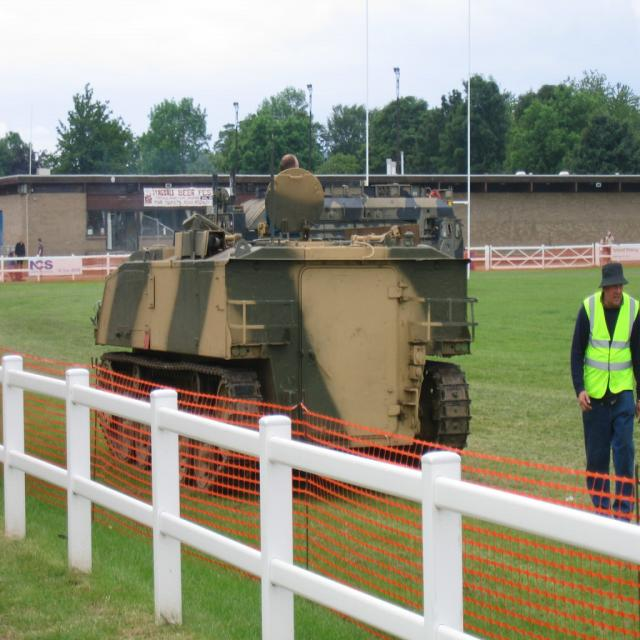
#> input picture model/object_detection_model/dataset/test/images/00f772b75be12ddc_jpg.rf.026a95cd1df8ae51caa1f77543f5a677.jpg, 640 x 640 px; its folder holds only this picture in this run
$ python resize_images.py
#> lines starting #> are read from the running program, lines starting #| are printed output that depends on the picture
from PIL import Image
import os

input_folder = "images"
output_folder = "resized_images"
target_size = (128, 128)
quality = 85


def resize_images(input_dir, output_dir, size, quality=85):
#> called with input_dir = 'images', output_dir = 'resized_images', size = (128, 128), quality = 85
    if not os.path.exists(output_dir):
        os.makedirs(output_dir)

    for root, dirs, files in os.walk(input_dir):
        for filename in files:
            if filename.lower().endswith((".jpg", ".jpeg", ".png")):
                input_path = os.path.join(root, filename)

                rel_path = os.path.relpath(input_path, input_dir)
                output_path = os.path.join(output_dir, rel_path)

                os.makedirs(os.path.dirname(output_path), exist_ok=True)

                with Image.open(input_path) as img:
#> img is the input picture: PIL image 640x640 RGB; mean R, G, B 143.8, 142.9, 122.9
                    resized_img = img.resize(size)
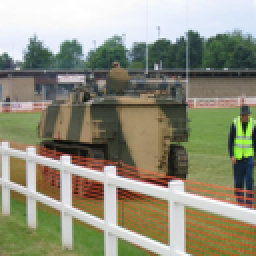
#> resized_img: PIL image 128x128 RGB (shown 2 times larger); mean R, G, B 143.8, 142.9, 122.9
                    if filename.lower().endswith(".png"):
                        resized_img.save(output_path)
                    else:
                        resized_img.save(output_path, quality=quality)

                print(f"{filename} — done")


resize_images(input_folder, output_folder, target_size, quality)

$ run again, on model/object_detection_model/dataset/test/images/08a87cddf5472a14_jpg.rf.5e4a0eb3e3e4294d5fd8275d9010a0d1.jpg
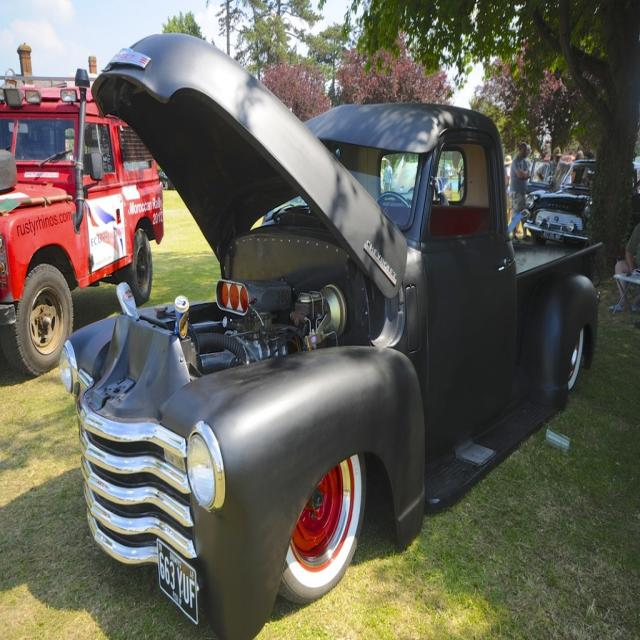
#> input picture model/object_detection_model/dataset/test/images/08a87cddf5472a14_jpg.rf.5e4a0eb3e3e4294d5fd8275d9010a0d1.jpg, 640 x 640 px
#> in resize_images, img is the input picture: PIL image 640x640 RGB; mean R, G, B 99.6, 97, 86.9
#> in resize_images, `resized_img = img.resize(size)`:
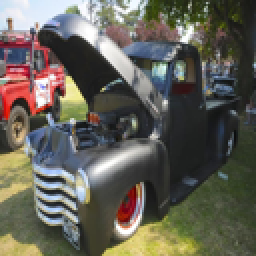
#> resized_img: PIL image 128x128 RGB (shown 2 times larger); mean R, G, B 99.6, 97, 86.9

$ run again, on model/object_detection_model/dataset/test/images/09d3a7b32cb8d588_jpg.rf.49bc1b06b9e37155db2a44156b40b0de.jpg
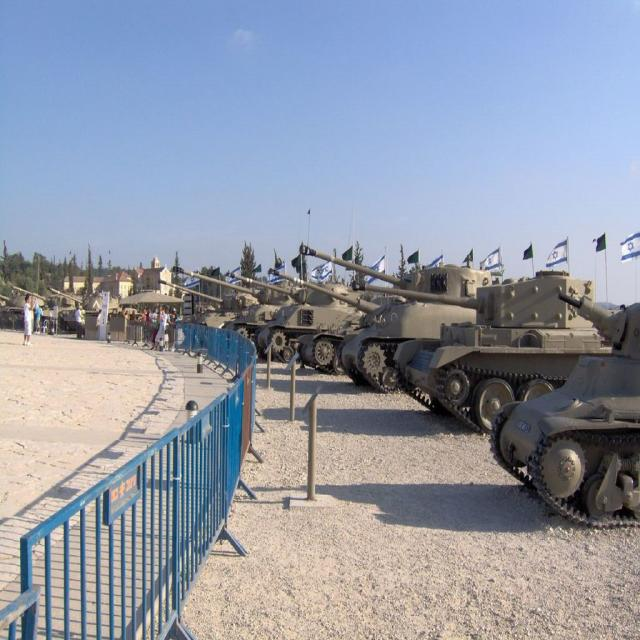
#> input picture model/object_detection_model/dataset/test/images/09d3a7b32cb8d588_jpg.rf.49bc1b06b9e37155db2a44156b40b0de.jpg, 640 x 640 px
#> in resize_images, img is the input picture: PIL image 640x640 RGB; mean R, G, B 146.4, 152.7, 166.7
#> in resize_images, `resized_img = img.resize(size)`:
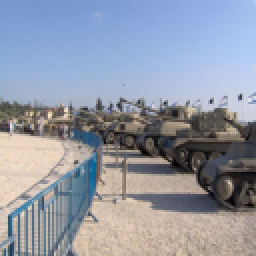
#> resized_img: PIL image 128x128 RGB (shown 2 times larger); mean R, G, B 146.4, 152.7, 166.7

$ run again, on model/object_detection_model/dataset/test/images/0f59dc7c455679fe_jpg.rf.963558ae1cf3344bfc529bfa8fc010f9.jpg
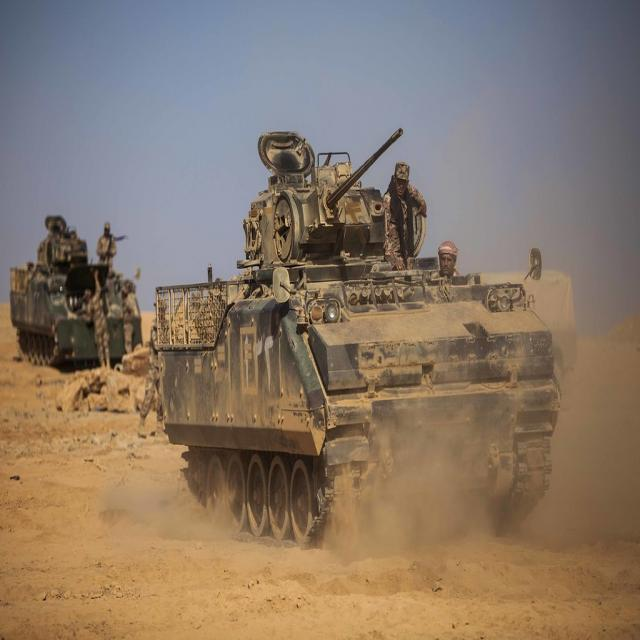
#> input picture model/object_detection_model/dataset/test/images/0f59dc7c455679fe_jpg.rf.963558ae1cf3344bfc529bfa8fc010f9.jpg, 640 x 640 px
#> in resize_images, img is the input picture: PIL image 640x640 RGB; mean R, G, B 136.9, 120.2, 104.7
#> in resize_images, `resized_img = img.resize(size)`:
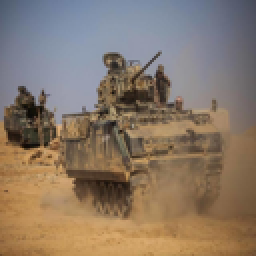
#> resized_img: PIL image 128x128 RGB (shown 2 times larger); mean R, G, B 136.9, 120.2, 104.7

$ run again, on model/object_detection_model/dataset/test/images/03819eb2b5b90628_jpg.rf.10c2e80971fad5c6a46ea775730c571d.jpg
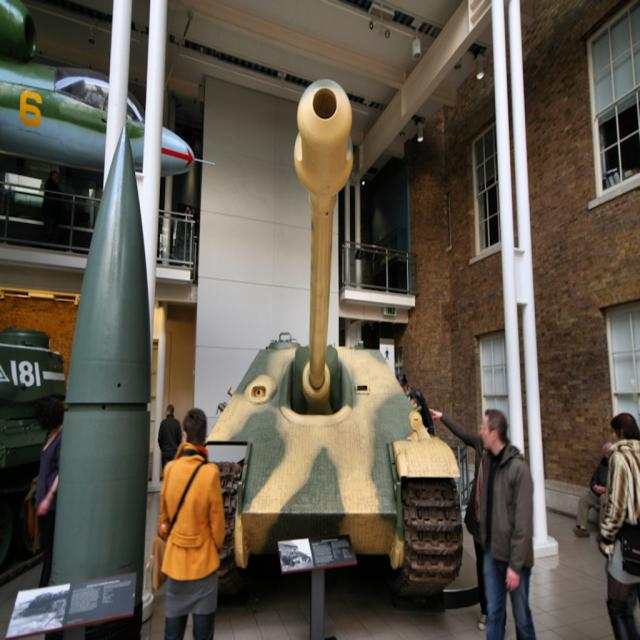
#> input picture model/object_detection_model/dataset/test/images/03819eb2b5b90628_jpg.rf.10c2e80971fad5c6a46ea775730c571d.jpg, 640 x 640 px
#> in resize_images, img is the input picture: PIL image 640x640 RGB; mean R, G, B 96, 88.5, 76.8
#> in resize_images, `resized_img = img.resize(size)`:
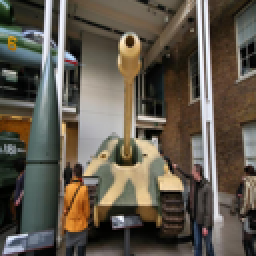
#> resized_img: PIL image 128x128 RGB (shown 2 times larger); mean R, G, B 96, 88.5, 76.8
